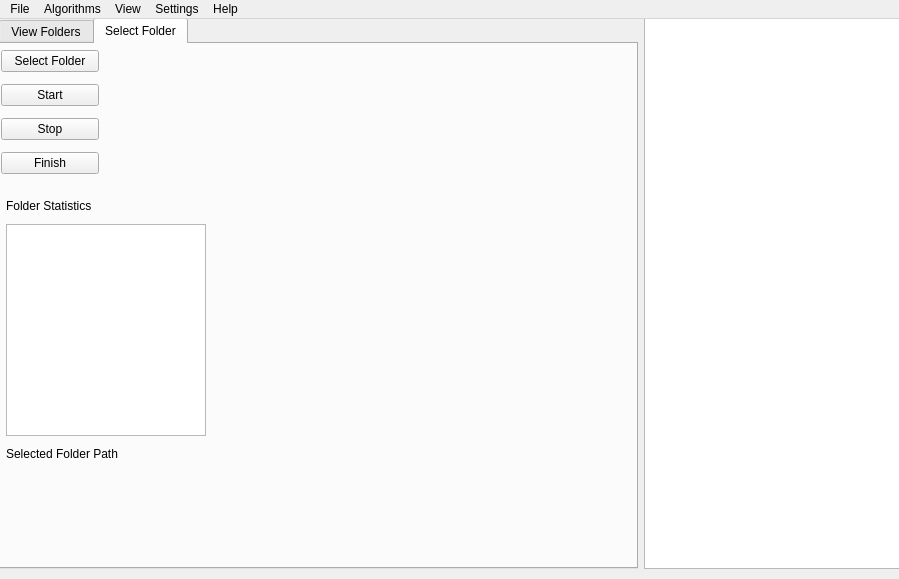
<?xml version="1.0" encoding="UTF-8"?>
<ui version="4.0">
 <class>MainWindow</class>
 <widget class="QMainWindow" name="MainWindow">
  <property name="geometry">
   <rect>
    <x>0</x>
    <y>0</y>
    <width>899</width>
    <height>579</height>
   </rect>
  </property>
  <property name="sizePolicy">
   <sizepolicy hsizetype="Expanding" vsizetype="Expanding">
    <horstretch>0</horstretch>
    <verstretch>0</verstretch>
   </sizepolicy>
  </property>
  <property name="windowTitle">
   <string>File manager with ML</string>
  </property>
  <property name="styleSheet">
   <string notr="true"/>
  </property>
  <widget class="QWidget" name="centralwidget">
   <widget class="QWidget" name="layoutWidget">
    <property name="geometry">
     <rect>
      <x>-1</x>
      <y>-1</y>
      <width>901</width>
      <height>551</height>
     </rect>
    </property>
    <layout class="QHBoxLayout" name="horizontalLayout_1">
     <item>
      <layout class="QHBoxLayout" name="horizontalLayout_3">
       <item>
        <widget class="QTabWidget" name="tabWidget">
         <property name="currentIndex">
          <number>1</number>
         </property>
         <widget class="QWidget" name="tab1">
          <attribute name="title">
           <string>View Folders</string>
          </attribute>
          <widget class="QWidget" name="layoutWidget">
           <property name="geometry">
            <rect>
             <x>10</x>
             <y>10</y>
             <width>621</width>
             <height>511</height>
            </rect>
           </property>
           <layout class="QVBoxLayout" name="verticalLayout_4">
            <item>
             <widget class="QLabel" name="label_3">
              <property name="text">
               <string>Selected Folder Path</string>
              </property>
             </widget>
            </item>
            <item>
             <widget class="QLineEdit" name="lineEdit">
              <property name="placeholderText">
               <string>Search for specific folder</string>
              </property>
             </widget>
            </item>
            <item>
             <widget class="QListView" name="listView2"/>
            </item>
           </layout>
          </widget>
         </widget>
         <widget class="QWidget" name="tab2">
          <attribute name="title">
           <string>Select Folder</string>
          </attribute>
          <widget class="QWidget" name="layoutWidget">
           <property name="geometry">
            <rect>
             <x>0</x>
             <y>0</y>
             <width>98</width>
             <height>139</height>
            </rect>
           </property>
           <layout class="QVBoxLayout" name="verticalLayout_2">
            <item>
             <widget class="QPushButton" name="selectFolderButton">
              <property name="text">
               <string>Select Folder</string>
              </property>
             </widget>
            </item>
            <item>
             <widget class="QPushButton" name="start_Button">
              <property name="text">
               <string>Start</string>
              </property>
              <attribute name="buttonGroup">
               <string notr="true">buttonGroup</string>
              </attribute>
             </widget>
            </item>
            <item>
             <widget class="QPushButton" name="stop_Button">
              <property name="text">
               <string>Stop</string>
              </property>
              <attribute name="buttonGroup">
               <string notr="true">buttonGroup</string>
              </attribute>
             </widget>
            </item>
            <item>
             <widget class="QPushButton" name="finish_Button">
              <property name="text">
               <string>Finish</string>
              </property>
              <attribute name="buttonGroup">
               <string notr="true">buttonGroup</string>
              </attribute>
             </widget>
            </item>
           </layout>
          </widget>
          <widget class="QWidget" name="layoutWidget">
           <property name="geometry">
            <rect>
             <x>5</x>
             <y>150</y>
             <width>201</width>
             <height>271</height>
            </rect>
           </property>
           <layout class="QVBoxLayout" name="verticalLayout_3">
            <item>
             <widget class="QLabel" name="label">
              <property name="text">
               <string>Folder Statistics</string>
              </property>
             </widget>
            </item>
            <item>
             <widget class="QTableView" name="tableView">
              <property name="maximumSize">
               <size>
                <width>200</width>
                <height>212</height>
               </size>
              </property>
              <property name="sortingEnabled">
               <bool>true</bool>
              </property>
             </widget>
            </item>
            <item>
             <widget class="QLabel" name="label_2">
              <property name="text">
               <string>Selected Folder Path</string>
              </property>
              <property name="wordWrap">
               <bool>true</bool>
              </property>
             </widget>
            </item>
           </layout>
          </widget>
         </widget>
        </widget>
       </item>
       <item alignment="Qt::AlignmentFlag::AlignRight">
        <widget class="QListView" name="listView"/>
       </item>
      </layout>
     </item>
    </layout>
   </widget>
  </widget>
  <widget class="QMenuBar" name="menubar">
   <property name="geometry">
    <rect>
     <x>0</x>
     <y>0</y>
     <width>899</width>
     <height>25</height>
    </rect>
   </property>
   <widget class="QMenu" name="menuFile">
    <property name="title">
     <string>File</string>
    </property>
    <addaction name="actionNew"/>
    <addaction name="actionOpen"/>
    <addaction name="actionRecent"/>
    <addaction name="separator"/>
    <addaction name="actionSave"/>
    <addaction name="actionPrev_Directory"/>
   </widget>
   <widget class="QMenu" name="menuEdit">
    <property name="title">
     <string>Algorithms</string>
    </property>
    <widget class="QMenu" name="menuSupervised">
     <property name="title">
      <string>Supervised</string>
     </property>
     <addaction name="actionChoose_an_algorithm_to_train"/>
    </widget>
    <widget class="QMenu" name="menuUnsupervised">
     <property name="title">
      <string>Unsupervised</string>
     </property>
     <addaction name="actionchoose_an_algorithm_to_train"/>
    </widget>
    <addaction name="menuSupervised"/>
    <addaction name="menuUnsupervised"/>
    <addaction name="separator"/>
    <addaction name="actionAll_Files"/>
    <addaction name="actionDocuments"/>
    <addaction name="actionImages"/>
    <addaction name="actionMusic"/>
    <addaction name="actionVideos"/>
    <addaction name="separator"/>
    <addaction name="actionProgramming"/>
   </widget>
   <widget class="QMenu" name="menuView">
    <property name="title">
     <string>View</string>
    </property>
    <addaction name="actionRowColour"/>
    <addaction name="actionStatistics"/>
   </widget>
   <widget class="QMenu" name="menuSettings">
    <property name="title">
     <string>Settings</string>
    </property>
    <addaction name="actionPreferences"/>
   </widget>
   <widget class="QMenu" name="menuHelp">
    <property name="title">
     <string>Help</string>
    </property>
    <addaction name="actionKeyboard_Shortcuts"/>
    <addaction name="separator"/>
    <addaction name="actionAbout"/>
   </widget>
   <addaction name="menuFile"/>
   <addaction name="menuEdit"/>
   <addaction name="menuView"/>
   <addaction name="menuSettings"/>
   <addaction name="menuHelp"/>
  </widget>
  <action name="actionNew">
   <property name="checkable">
    <bool>true</bool>
   </property>
   <property name="text">
    <string>New Process</string>
   </property>
   <property name="shortcut">
    <string>Ctrl+N</string>
   </property>
   <property name="shortcutVisibleInContextMenu">
    <bool>true</bool>
   </property>
  </action>
  <action name="actionOpen">
   <property name="text">
    <string>Open Folder</string>
   </property>
   <property name="shortcut">
    <string>Ctrl+O</string>
   </property>
  </action>
  <action name="actionRecent">
   <property name="text">
    <string>Recent Process</string>
   </property>
  </action>
  <action name="actionSave">
   <property name="text">
    <string>Save</string>
   </property>
   <property name="shortcut">
    <string>Ctrl+S</string>
   </property>
  </action>
  <action name="actionPreferences">
   <property name="text">
    <string>Preferences</string>
   </property>
  </action>
  <action name="actionAbout">
   <property name="text">
    <string>About</string>
   </property>
  </action>
  <action name="actionKeyboard_Shortcuts">
   <property name="text">
    <string>Keyboard Shortcuts</string>
   </property>
  </action>
  <action name="actionRowColour">
   <property name="checkable">
    <bool>true</bool>
   </property>
   <property name="text">
    <string>Alternating Row Colours</string>
   </property>
   <property name="shortcutVisibleInContextMenu">
    <bool>true</bool>
   </property>
  </action>
  <action name="actionAll_Files">
   <property name="checkable">
    <bool>true</bool>
   </property>
   <property name="text">
    <string>All Files</string>
   </property>
  </action>
  <action name="actionDocuments">
   <property name="checkable">
    <bool>true</bool>
   </property>
   <property name="text">
    <string>Documents</string>
   </property>
  </action>
  <action name="actionImages">
   <property name="checkable">
    <bool>true</bool>
   </property>
   <property name="text">
    <string>Images</string>
   </property>
  </action>
  <action name="actionVideos">
   <property name="checkable">
    <bool>true</bool>
   </property>
   <property name="text">
    <string>Videos</string>
   </property>
  </action>
  <action name="actionMusic">
   <property name="checkable">
    <bool>true</bool>
   </property>
   <property name="text">
    <string>Music</string>
   </property>
  </action>
  <action name="actionChoose_an_algorithm_to_train">
   <property name="text">
    <string>Choose an algorithm to train</string>
   </property>
  </action>
  <action name="actionchoose_an_algorithm_to_train">
   <property name="text">
    <string>Choose an algorithm to train</string>
   </property>
  </action>
  <action name="actionPrev_Directory">
   <property name="text">
    <string>Prev-Directory</string>
   </property>
   <property name="shortcut">
    <string>Backspace</string>
   </property>
  </action>
  <action name="actionStatistics">
   <property name="checkable">
    <bool>true</bool>
   </property>
   <property name="checked">
    <bool>true</bool>
   </property>
   <property name="text">
    <string>Statistics</string>
   </property>
  </action>
  <action name="actionProgramming">
   <property name="checkable">
    <bool>true</bool>
   </property>
   <property name="text">
    <string>Programming</string>
   </property>
  </action>
 </widget>
 <resources>
  <include location="icons_resources_file.qrc"/>
 </resources>
 <connections/>
 <buttongroups>
  <buttongroup name="buttonGroup"/>
 </buttongroups>
</ui>
